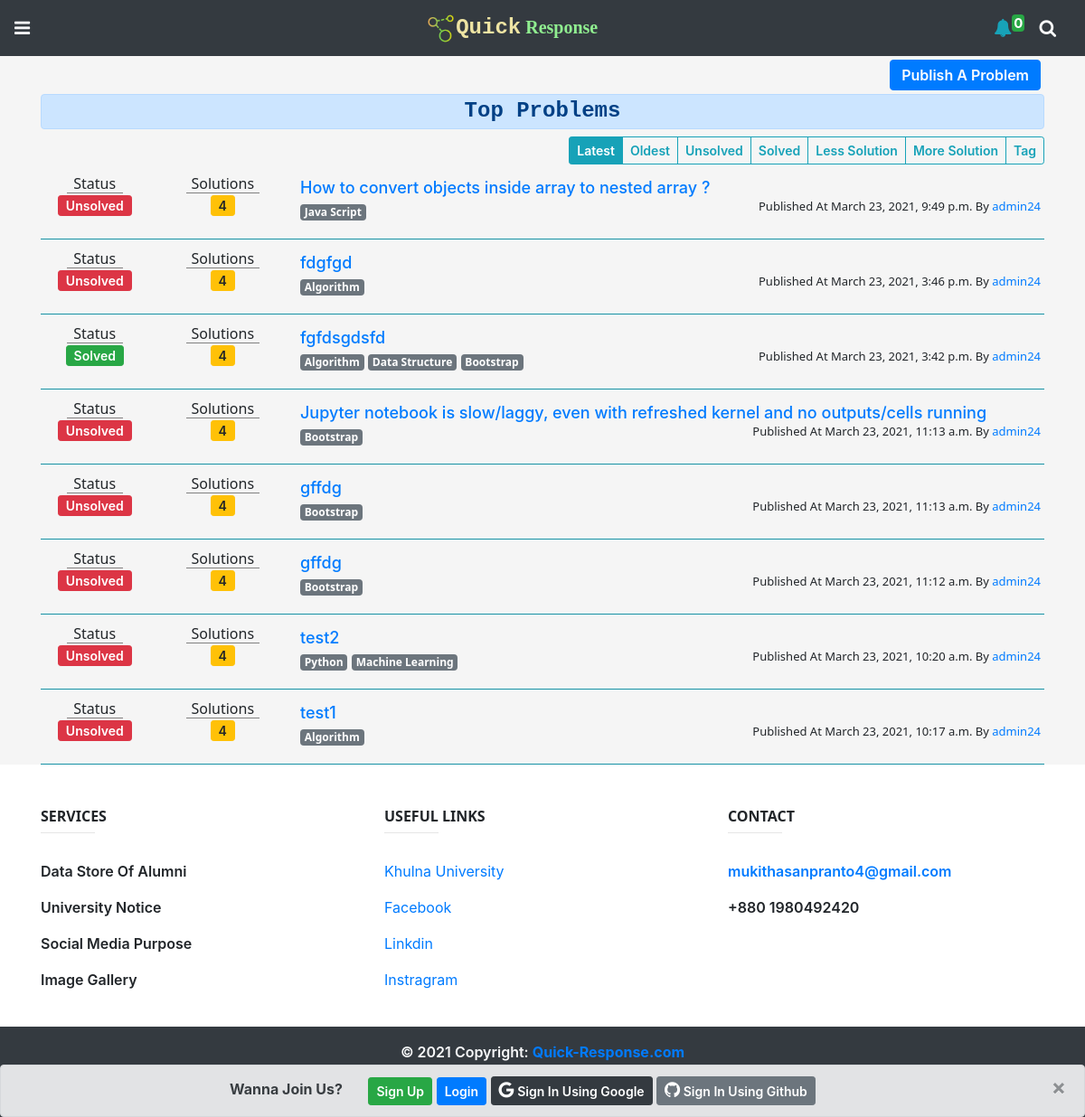
The app's page /problems/, older data.
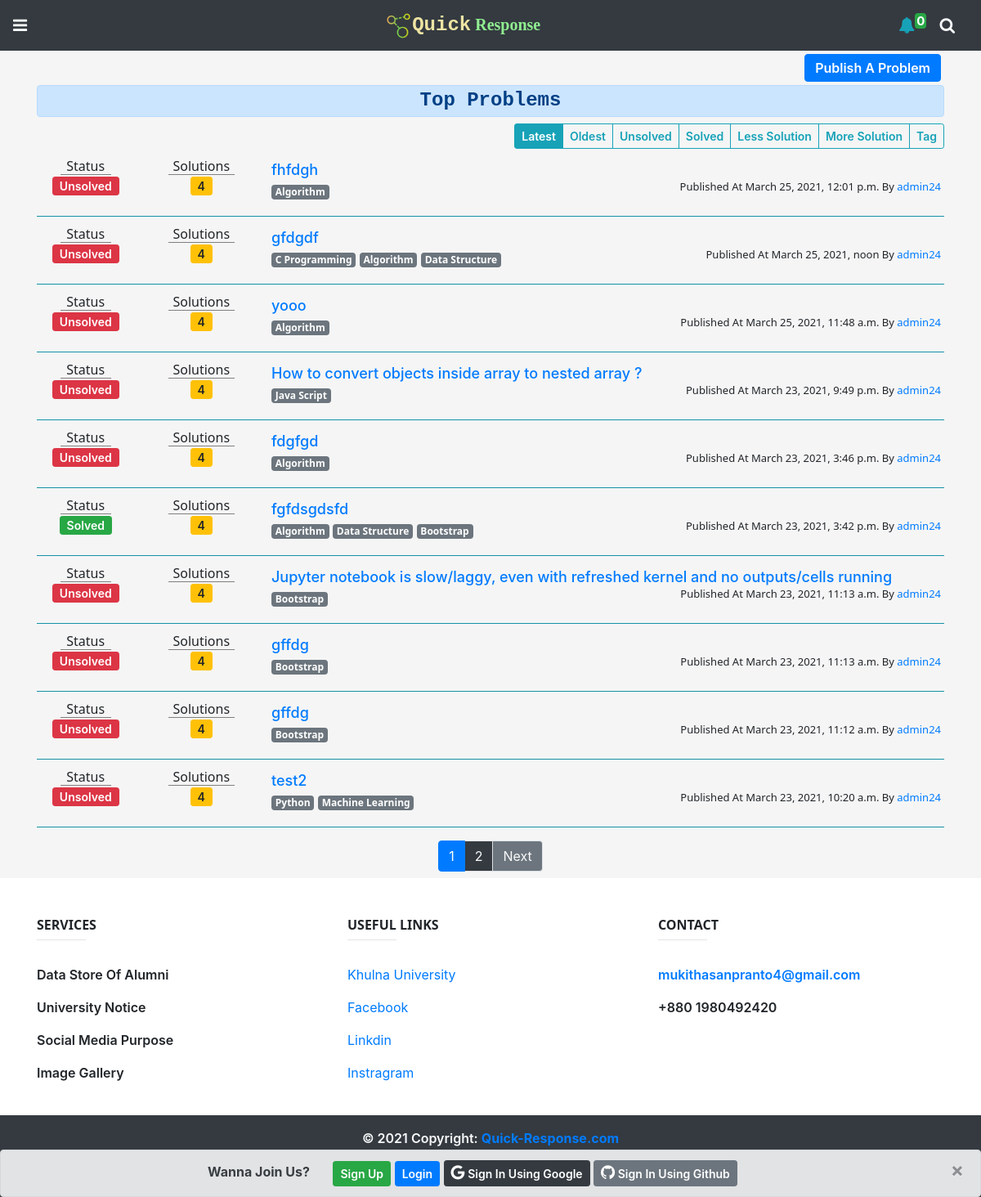
The same page, newer data.
### problems/models.py (models this page shows, shortened)
class Problem(models.Model):
    author = models.ForeignKey(settings.AUTH_USER_MODEL,on_delete=models.CASCADE)
    title = models.CharField(max_length=120)
    body = RichTextUploadingField()
    created_on = models.DateTimeField(default=datetime.now)
    last_modified = models.DateTimeField(default=datetime.now)
    tag = models.ManyToManyField('Tag', related_name='problems')
    is_solved = models.BooleanField(default=False)

class Tag(models.Model):
    name = models.CharField(max_length=20)
    def __str__(self):
        return self.name

### problems/views.py (the view)
# urls.py: path('',prob_home,name='prob_home'),
def prob_home(request):
    post_form = PostForm()
    tags = Tag.objects.all().order_by('name')
    temp = Problem.objects.first()
    if request.resolver_match.url_name == 'sort_oldest':
        problems = Problem.objects.all().order_by('created_on')
    elif request.resolver_match.url_name == 'sort_unsolved':
        problems = Problem.objects.filter(is_solved=False).order_by('-created_on')
    elif request.resolver_match.url_name == 'sort_solved':
        problems = Problem.objects.filter(is_solved=True).order_by('-created_on')
    elif request.resolver_match.url_name == 'sort_tag':
        tag_list = request.POST.getlist('tag_choice')
        problems = Problem.objects.filter(tag__name__in=tag_list).order_by('-created_on').distinct()
    else:
        problems = Problem.objects.all().order_by('-created_on')
    paginator = Paginator(problems,10)
    page_number = request.GET.get('page')
    p_problems = paginator.get_page(page_number)
    context = {
        'post_form':post_form,
        'problems':p_problems,
        'tags':tags,
    }
    return render(request,"problems/index.html",context)

### templates/problems/index.html (shortened to what this page needs)
{% extends "base.html" %} {% load static %} {% block content %}
<div style="background-color: whitesmoke;" id="post_section">
    <div class="container">
        <div id="create_post">
            <div class="text-right">
                <button class="btn btn-primary py-1 m-1" id="publish_problem_btn">
                    Publish A Problem
                </button>
            </div>
        </div>
        <div id="post_list">
            <h4 class="text-center alert alert-primary font-weight-bold py-1 mb-2">
                Top Problems
            </h4>
            <div class="text-right" style="overflow-x: auto">
                <div class="btn-group btn-group-sm">
                    {% with request.resolver_match.url_name as url_name %}
                    <a href="{% url 'prob_home' %}" class="{% if url_name == 'prob_home' %}btn btn-info btn-sm{% else %}btn btn-outline-info btn-sm{% endif %}">
                        Latest
                </a>
                    <a href="{% url 'sort_oldest' %}" class="{% if url_name == 'sort_oldest' %}btn btn-info btn-sm{% else %}btn btn-outline-info btn-sm{% endif %}">
                            Oldest
                    </a>
                    <a href="{% url 'sort_unsolved' %}" class="{% if url_name == 'sort_unsolved' %}btn btn-info btn-sm{% else %}btn btn-outline-info btn-sm{% endif %}">
                        Unsolved
                </a>
                <a href="{% url 'sort_solved' %}" class="{% if url_name == 'sort_solved' %}btn btn-info btn-sm{% else %}btn btn-outline-info btn-sm{% endif %}">
                    Solved
            </a>
                    <button type="button" class="btn btn-outline-info btn-sm">
                        Less Solution
                    </button>
                    <button type="button" class="btn btn-outline-info btn-sm">
                        More Solution
                    </button>
                    <button type="button" class="{% if url_name == 'sort_tag' %}btn btn-info btn-sm{% else %}btn btn-outline-info btn-sm{% endif %}" data-toggle="modal"
                        data-target="#tag_modal">
                        Tag
                    </button>
                    {% endwith %}
                </div>
            </div>
            <div id="problem_list" class="pt-2">
                {% for problem in problems %}
            <div class="row p-1">
                <div class="col-lg-3">
                    <div class="row text-center">
                        <div class="col-6">
                            <h6 style="border-bottom: 1px solid grey; margin: 0px 25px">
                                Status
                            </h6>
                            {% if problem.is_solved %}
                            <button class="btn btn-success btn-sm py-0">Solved</button>
                            {% else %}
                            <button class="btn btn-danger btn-sm py-0">Unsolved</button>
                            {% endif %}
                        </div>
                        <div class="col-6">
                            <h6 style="border-bottom: 1px solid grey; margin: 0px 15px">
                                Solutions
                            </h6>
                            <button class="btn btn-warning btn-sm py-0">4</button>
                        </div>
                    </div>
                </div>
                <div class="col-lg-9">
                    <a href="{% url 'problem_details' problem.id %}" style="
              text-decoration: none;
              font-weight: 500;
              font-size: large;
              display: inline-block;
            ">{{problem.title}}</a>
                    <div class="row">
                        <div class="col-7 text-left">
                            {% for tag in problem.tag.all %}
                            <h6 class="d-inline-block">
                                <span class="badge badge-secondary">{{tag.name}}</span>
                            </h6>
                            {% endfor %}
                        </div>
                        <div class="col-5 text-right">
                            <h6 style="font-size: small">
                                Published At {{problem.created_on}} By <a style="text-decoration: none;" href=''>{{problem.author}}</a>
                            </h6>
                        </div>
                    </div>
                </div>
            </div>
            <hr class="bg-info my-2" />
            {% endfor %}
            </div>
        </div>
        {% if problems.has_other_pages %}
        <div>
            <ul class="pagination justify-content-center p-2">
                {% for i in problems.paginator.page_range %}
                {% if problems.number == i %}
                <li class="page-item active"><a class="page-link" href="?page={{ i }}">{{i}}</a></li>
                {% else %}
                <li class="page-item"><a class="page-link bg-dark text-light" href="?page={{ i }}">{{i}}</a></li>
                {% endif %}
                {% endfor %}
                {% if problems.has_next %}
                <li class="page-item"><a class="page-link bg-secondary text-light"
                        href="?page={{ problems.next_page_number }}">Next</a></li>
                {% endif %}
            </ul>
        </div>
        {% endif %}
    </div>
</div>
{% endblock %}

### templates/base.html (shortened to what this page needs)
<!DOCTYPE html>
<html lang="en">
{% load static %} {% load socialaccount %}
<head>
  <link rel="stylesheet" href="https://maxcdn.bootstrapcdn.com/bootstrap/4.5.2/css/bootstrap.min.css" />
  <link rel="stylesheet" href="https://cdnjs.cloudflare.com/ajax/libs/font-awesome/4.7.0/css/font-awesome.min.css" />
  <link rel="stylesheet" href="{% static 'style.css' %}" />
</head>
<body>
  <nav class="navbar navbar-expand-sm bg-dark navbar-dark sticky-top">
    <ul class="navbar-nav mr-auto">
      <li class="nav-item">
        <a class="navbar-brand text-light" href="#" data-toggle="tooltip" title="Menu" id="menu_btn"><i
            class="fa fa-reorder" id="menu_icon"></i></a>
      </li>
    </ul>
    <ul class="navbar-nav m-auto">
      <li class="nav-item">
        <a class="navbar-brand" href="{% url 'home_view' %}" style="font-weight: 600"><img
            src="{% static 'images/logo.png' %}" alt="Logo" style="width: 33px" /><span style="
                color: rgb(238, 228, 163);
                font-family: 'Courier New', Courier, monospace;
                font-size: larger;
              ">Quick</span><span style="color: lightgreen; font-family: cursive">
            Response</span></a>
      </li>
    </ul>
    <ul class="navbar-nav ml-auto">
      <li class="nav-item">
        <a class="navbar-brand text-light" id="noti" href="#" data-toggle="tooltip" title="Notification"><i
            class="fa fa-bell text-info"></i><sup class="badge badge-success" style="padding: 2px">0</sup></a>
      </li>
      <li class="nav-item">
        <a class="navbar-brand text-light" href="#" data-toggle="tooltip" title="Search" id="search_btn"><i
            class="fa fa-search"></i></a>
      </li>
    </ul>
  </nav>
  <div id="main_content">{% block content %}{% endblock %}</div>
  {% if not request.user.is_authenticated %}
  <div class="alert alert-secondary alert-dismissible" id="auth_alert">
    <a href="#" class="close" data-dismiss="alert" aria-label="close">&times;</a>
    <strong class="pr-4">Wanna Join Us?</strong>
    <a href="{% url 'account_signup' %}"><button class="btn btn-success btn-sm">Sign Up</button></a>
    <a href="{% url 'account_login' %}"><button class="btn btn-primary btn-sm">Login</button></a>
    <a href="{% provider_login_url 'google' %}"><button class="btn btn-dark btn-sm">
        <i class="fa fa-google" style="font-size: 20px"></i> Sign In Using
        Google
      </button></a>
    <a href="{% provider_login_url 'github' %}"><button class="btn btn-secondary btn-sm">
        <i class="fa fa-github" style="font-size: 20px"></i> Sign In Using
        Github
      </button></a>
  </div>
  {% endif %}
  <footer>
    <div class="container text-center text-md-left mt-5" id="main_content">
      <div class="row mt-3">
        <div class="col-md-4 col-lg-4 col-xl-4 mx-auto mb-4" style="font-weight: 600">
          <h6 class="text-uppercase font-weight-bold">Services</h6>
          <hr class="deep-purple accent-2 mb-4 mt-0 d-inline-block mx-auto" style="width: 60px" />
          <p>Data Store Of Alumni</p>
          <p>University Notice</p>
          <p>Social Media Purpose</p>
          <p>Image Gallery</p>
        </div>
        <div class="col-md-4 col-lg-4 col-xl-4 mx-auto mb-4">
          <h6 class="text-uppercase font-weight-bold">Useful links</h6>
          <hr class="deep-purple accent-2 mb-4 mt-0 d-inline-block mx-auto" style="width: 60px" />
          <p>
            <a href="#!">Khulna University</a>
          </p>
          <p>
            <a href="#!">Facebook</a>
          </p>
          <p>
            <a href="#!">Linkdin</a>
          </p>
          <p>
            <a href="#!">Instragram</a>
          </p>
        </div>
        <div class="col-md-4 col-lg-4 col-xl-4 mx-auto mb-md-0 mb-4" style="font-weight: 600">
          <h6 class="text-uppercase font-weight-bold">Contact</h6>
          <hr class="deep-purple accent-2 mb-4 mt-0 d-inline-block mx-auto" style="width: 60px" />
          <p>
            <a href="mailto:mukithasanpranto4@gmail.com">mukithasanpranto4@gmail.com</a>
          </p>
          <p>+880 1980492420</p>
        </div>
      </div>
    </div>
    <div class="footer-copyright text-center text-light pt-3 bg-dark" style="font-weight: 600; padding-bottom: 60px">
      © 2021 Copyright:
      <a href="{% url 'home_view' %}" style="font-weight: 700">
        Quick-Response.com</a>
    </div>
  </footer>
</body>
</html>

### templates/base.html (style rules this page uses)
h1, h2, h3, h4, h5, h6, .my_font { font-family: "Courier New", Courier, monospace; }
.btn { font-weight: 600; }
#auth_alert { position: fixed; bottom: 0px; width: 100%; z-index: 1; margin-bottom: 0; text-align: center; }
h5, h6 { font-family: "Segoe UI", Tahoma, Geneva, Verdana, sans-serif; }

Row changes from the older to the newer data that the page shows:
no longer on this page (row unchanged): Problem: is_solved "Unsolved", title "test1", created_on "March 23, 2021, 10:17 a.m.", author "admin24", Tag (name "Algorithm")
added Problem: is_solved "Unsolved", title "fhfdgh", created_on "March 25, 2021, 12:01 p.m.", author "admin24", Tag (name "Algorithm")
added Problem: is_solved "Unsolved", title "gfdgdf", created_on "March 25, 2021, noon", author "admin24", Tag (name "Algorithm"), Tag (name "Data Structure")
now on this page (row unchanged): Tag: name "C Programming", shown under "gfdgdf"
added Problem: is_solved "Unsolved", title "yooo", created_on "March 25, 2021, 11:48 a.m.", author "admin24", Tag (name "Algorithm")
Text that changed along with them:
new list line: "1"
new list line: "2"
text now shown: "Next"
